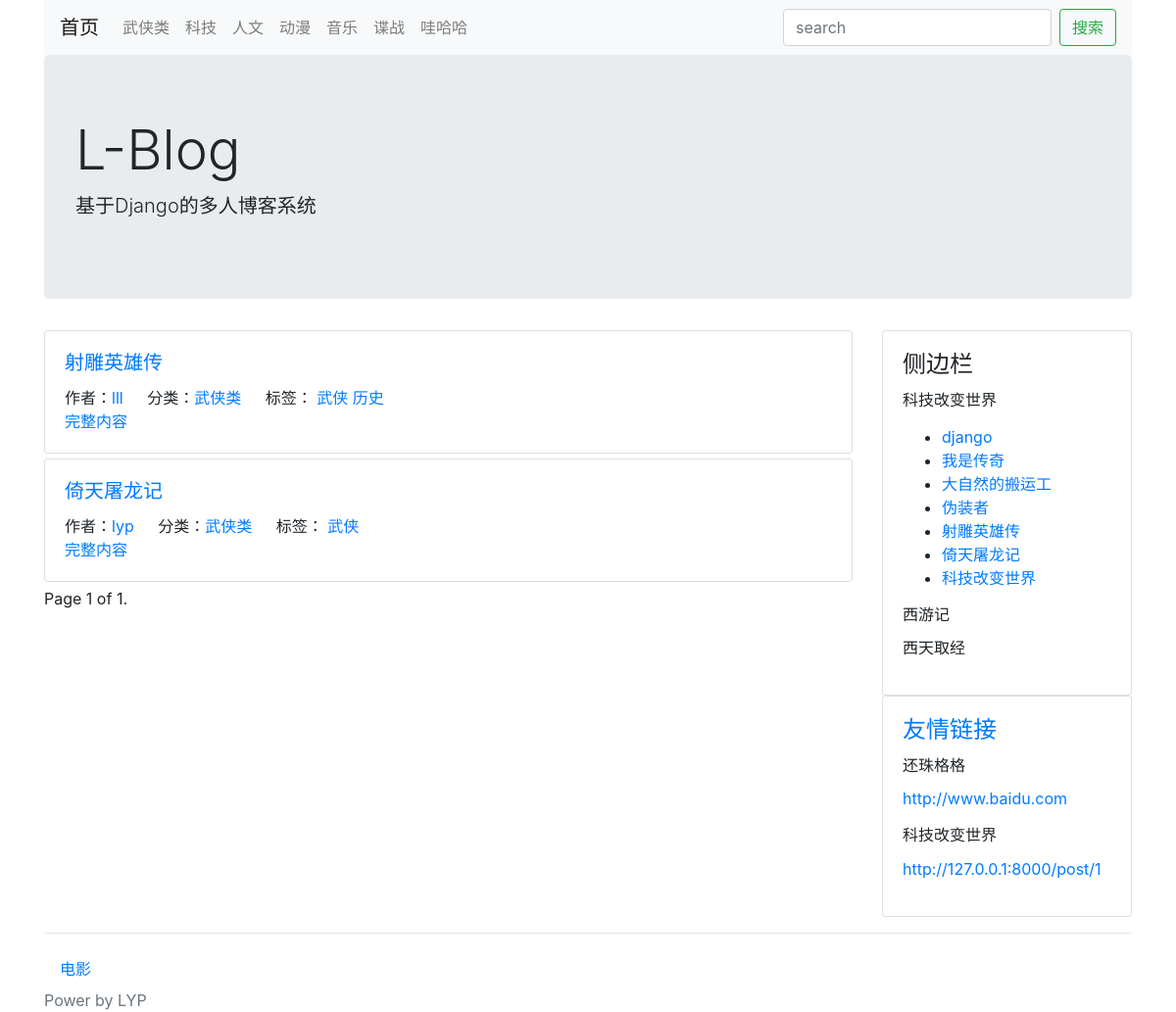
Page /category/1/ on the committed database.
### blog/models.py (models this page shows, shortened)
class Category(models.Model):
    STATUS_NORMAL = 1
    STATUS_DELETE = 0
    STATUS_ITEMS = (
        (STATUS_NORMAL, '正常'),
        (STATUS_DELETE, '删除'),
    )
    name = models.CharField(max_length=50, verbose_name='名称')
    status = models.PositiveIntegerField(choices=STATUS_ITEMS, default=STATUS_NORMAL, verbose_name='状态')
    created_time = models.DateTimeField(auto_now_add=True, verbose_name='创建时间')
    is_nav = models.BooleanField(default=False, verbose_name='是否为导航')
    owner = models.ForeignKey(User, on_delete=models.CASCADE, verbose_name='作者')
    @classmethod
    def get_navs(cls):
        categories=Category.objects.filter(status=cls.STATUS_NORMAL)
        nav_categories=[]
        normal_categories=[]
        for cate in categories:
            if cate.is_nav:
                nav_categories.append(cate)
            else:
                normal_categories.append(cate)
        return {
            'nav':nav_categories,
            'normal':normal_categories
        }
    def __str__(self):
        return self.name
    class Meta:
        verbose_name = verbose_name_plural = '分类'

class Post(models.Model):
    STATUS_NORMAL = 1
    STATUS_DELETE = 0
    STATUS_DRAFT = 2
    STATUS_ITEMS = (
        (STATUS_NORMAL, '正常'),
        (STATUS_DELETE, '删除'),
        (STATUS_DRAFT, '草稿'),
    )
    title = models.CharField(max_length=255, verbose_name='标题')
    description = models.CharField(max_length=1024, blank=True, verbose_name='摘要')
    content = models.TextField(verbose_name='正文', help_text='正文必须为Markdown格式')
    status = models.PositiveIntegerField(choices=STATUS_ITEMS, default=STATUS_NORMAL, verbose_name='状态')
    created_time = models.DateTimeField(auto_now_add=True, verbose_name='创建时间')
    updated_time = models.DateTimeField(auto_now=True, verbose_name='更新时间')
    category = models.ForeignKey(Category, on_delete=models.CASCADE, verbose_name='分类')
    tags = models.ManyToManyField(Tag, verbose_name='标签')
    owner = models.ForeignKey(User, on_delete=models.CASCADE, verbose_name='作者')
    pv=models.PositiveIntegerField(default=1)
    uv=models.PositiveIntegerField(default=1)
    @classmethod
    def latest_posts(cls):
        queryset=cls.objects.filter(status=Post.STATUS_NORMAL)
        return queryset
    def __str__(self):
        return self.title
    class Meta:
        verbose_name = verbose_name_plural = '文章'
        ordering = ['-id']

class Tag(models.Model):
    STATUS_NORMAL = 1
    STATUS_DELETE = 0
    STATUS_ITEMS = (
        (STATUS_NORMAL, '正常'),
        (STATUS_DELETE, '删除'),
    )
    name = models.CharField(max_length=10, verbose_name='名称')
    status = models.PositiveIntegerField(choices=STATUS_ITEMS, verbose_name='状态')
    created_time = models.DateTimeField(auto_now_add=True, verbose_name='创建时间')
    owner = models.ForeignKey(User, on_delete=models.CASCADE, verbose_name='作者')
    class Meta:
        verbose_name = verbose_name_plural = "标签"

### config/models.py (models this page shows)
class SideBar(models.Model):
    STATUS_SHOW=1
    STATUS_HIDE=0
    STATUS_ITEMS=(
        (STATUS_SHOW,'展示'),
        (STATUS_HIDE,'隐藏'),
    )
    DISPLAY_HTML=1
    DISPLAY_LATEST=2
    DISPLAY_HOT=3
    DISPLAY_COMMENT=4
    SIDE_TYPE=(
        (DISPLAY_HTML,"HTML"),
        (DISPLAY_LATEST,"最新文章"),
        (DISPLAY_HOT,"最热文章"),
        (DISPLAY_COMMENT,"最近评论"),
    )
    title=models.CharField(max_length=50,verbose_name='标题')
    display_type=models.PositiveIntegerField(default=1,choices=SIDE_TYPE,verbose_name='展示类型')
    content=models.CharField(max_length=500,blank=True,verbose_name='内容',help_text='如果设置的不是HTML类型，可为空')
    status= models.PositiveIntegerField(default=STATUS_SHOW,choices=STATUS_ITEMS,verbose_name='状态')
    created_time=models.DateTimeField(auto_now_add=True,verbose_name='创建时间')
    owner=models.ForeignKey(User,on_delete=models.CASCADE,verbose_name='作者')
    @property
    def content_html(self):
        from blog.models import Post
        from comment.models import Comment
        result=''
        if self.display_type==self.DISPLAY_HTML:
            result=self.content
        elif self.display_type==self.DISPLAY_LATEST:
            context={
                'posts':Post.latest_posts()
            }
            result=render_to_string('config/blocks/sidebar_posts.html',context=context)
        elif self.display_type==self.DISPLAY_HOT:
            context={
                'posts':Post.hot_post()
            }
            result=render_to_string('config/blocks/sidebar_posts.html',context=context)
        elif self.display_type==self.DISPLAY_COMMENT:
            context={
                'comments':Comment.objects.filter(status=Comment.STATUS_NORMAL)
            }
            result=render_to_string('config/blocks/sidebar_comment.html',context=context)
        return result
    @classmethod
    def get_all(cls):
        return cls.objects.filter(status=SideBar.STATUS_SHOW)
    def __str__(self):
        return self.title
    class Meta:
        verbose_name=verbose_name_plural='侧边栏'

class Link(models.Model):
    STATUS_NORMAL=1
    STATUS_DELETE=0
    STATUS_ITEMS=(
        (STATUS_NORMAL,'正常'),
        (STATUS_DELETE,'删除'),
    )
    title=models.CharField(max_length=50,verbose_name='标题')
    href=models.URLField(verbose_name='链接')
    status=models.PositiveIntegerField(choices=STATUS_ITEMS,default=STATUS_NORMAL,verbose_name='状态')
    created_time=models.DateTimeField(auto_now_add=True,verbose_name='创建时间')
    weight=models.PositiveIntegerField(default=1,choices=zip(range(1,6),range(1,6)),verbose_name='权重',help_text='权重高展示顺序靠前')
    owner=models.ForeignKey(User,on_delete=models.CASCADE,verbose_name='作者')
    def __str__(self):
        return self.title
    class Meta:
        verbose_name=verbose_name_plural='友链'

### blog/views.py (the view)
# urls.py: path('category/<category_id>/', CategoryView.as_view(), name="category"),
class CategoryView(IndexView):
    def get_context_data(self, **kwargs):
        context = super().get_context_data(**kwargs)
        category_id = self.kwargs.get('category_id')
        category = get_object_or_404(Category, pk=category_id)
        context.update({
            "category": category
        })
        return context
    def get_queryset(self):
        queryset = super().get_queryset()
        category_id = self.kwargs.get('category_id')
        return queryset.filter(category_id=category_id)

### blog/views.py (called while the page is built)
    def get_context_data(self, **kwargs):
        context = super().get_context_data(**kwargs)
        context.update({
            'sidebar': SideBar.get_all()
        })
        context.update({
            'link_list': Link.objects.filter(status=Link.STATUS_NORMAL)
        })
        context.update(Category.get_navs())
        print(context)
        return context

### myblog/themes/bootstrap/templates/blog/list.html (shortened to what this page needs)
{% extends './base.html' %}
{% block main %}
    {% for post in post_list %}
        <div class="card post">
            <div class="card-body">
                <h5 class="card-title"><a href="{% url 'post' post_id=post.id %}">{{ post.title }}</a></h5>
                <span class="card-link">作者：<a href="{% url 'author' author_id=post.owner.id %}">{{ post.owner.username }}</a></span>
                <span class="card-link">分类：<a href="{% url 'category' category_id=post.category.id %}">{{ post.category.name }}</a></span>
                <span class="card-link">标签：
                    {% for tag in post.tags.all %}
                        <a href="{% url 'tag' tag.id %}">{{ tag.name }}</a>
                        {% empty %}
                            无
                    {% endfor %}
                </span>
                <p class="card-text">{{ post.description }} <a href="{% url 'post' post_id=post.id %}">完整内容</a></p>
            </div>
        </div>
    {% endfor %}
    {% if page_obj %}
        Page {{ page_obj.number }} of {{ paginator.num_pages }}.
    {% endif %}
{% endblock %}

### myblog/themes/bootstrap/templates/blog/base.html (shortened to what this page needs)
<!DOCTYPE html>
<html lang="en">
<head>
    <link rel="stylesheet" href="https://cdn.bootcss.com/bootstrap/4.0.0/css/bootstrap.css">
</head>
<body>
<div class="container head">
    <nav class="navbar navbar-expand-lg navbar-light bg-light">
        <a class="navbar-brand" href="/">首页</a>
        <div class="collapse navbar-collapse" id="navbarSupportedContent">
            <ul class="navbar-nav mr-auto">
                {% for na in nav %}
                    <li class="nav-item">
                        <a class="nav-link" href="{% url 'category' na.id %}">{{ na.name }}</a>
                    </li>
                {% endfor %}
            </ul>
            <form class="form-inline my-2 my-lg-0" action="/search/" method="get">
                <input type="search" class="form-control mr-sm-2" placeholder="search" aria-label="Search"
                       value="{{ keyword }}">
                <button class="btn btn-outline-success" type="submit">搜索</button>
            </form>
        </div>
    </nav>
    <div class="jumbotron">
        <h1 class="display-4">L-Blog</h1>
        <p class="lead">基于Django的多人博客系统</p>
    </div>
</div>
<div class="container main">
    <div class="row">
        <div class="col-9 post-list">
            {% block main %}
            {% endblock %}
        </div>
        <div class="col-3">
            <div class="card sidebar">
                <div class="card-body">
                <h4 class="card-title">侧边栏</h4>
                    {% block sidebar %}
                        {% for side in sidebar %}
                            <h6 class="card-title">{{ side.title }}</h6>
                            <p>{{ side.content_html }}</p>
                        {% endfor %}
                    {% endblock %}
                </div>
            </div>
            <div class="card link">
                <div class="card-body">
                <h4 class="card-title"><a href="{% url 'link' %}">友情链接</a></h4>
                    {% block link %}
                        {% for link in link_list %}
                            <h6 class="card-title">{{ link.title }}</h6>
                            <p><a href="{{ link.href }}">{{ link.href }}</a></p>
                        {% endfor %}
                    {% endblock %}
                </div>
            </div>
        </div>
    </div>
</div>
{% block footer %}
    <div class="container">
        <hr/>
        <nav class="nav category">
            {% for nor in normal %}
                <a href="{% url 'category' nor.id %}" class="nav-link">{{ nor.name }}</a>
            {% endfor %}
        </nav>
    </div>
    <div class="container power">
        <span class="text-muted">Power by LYP</span>
    </div>
{% endblock %}
</body>
</html>

### myblog/themes/bootstrap/templates/config/blocks/sidebar_posts.html
<ul>
    {% for post in posts %}
        <li><a href="{% url 'post' post.id %}">{{ post.title }}</a></li>
    {% endfor %}
</ul>

### myblog/themes/bootstrap/templates/blog/base.html (style rules this page uses)
.post { margin-bottom: 5px; }

### rows in the picture
Category: name "武侠类"
Category: name "科技"
Category: name "人文"
Category: name "动漫"
Category: name "音乐"
Category: name "谍战"
Category: name "哇哈哈"
Post: title "射雕英雄传", owner.username "lll", category.name "武侠类"
Tag: name "武侠"
Tag: name "历史"
Post: title "倚天屠龙记", owner.username "lyp", category.name "武侠类"
SideBar: title "科技改变世界"
Post: title "django"
Post: title "我是传奇"
Post: title "大自然的搬运工"
Post: title "伪装者"
Post: title "科技改变世界"
SideBar: title "西游记", content_html "西天取经"
Link: title "还珠格格", href "http://www.baidu.com"
Link: title "科技改变世界", href "http://127.0.0.1:8000/post/1"
Category: name "电影"

### other values in the picture
{{ page_obj.number }} "1"
{{ paginator.num_pages }} "1"
